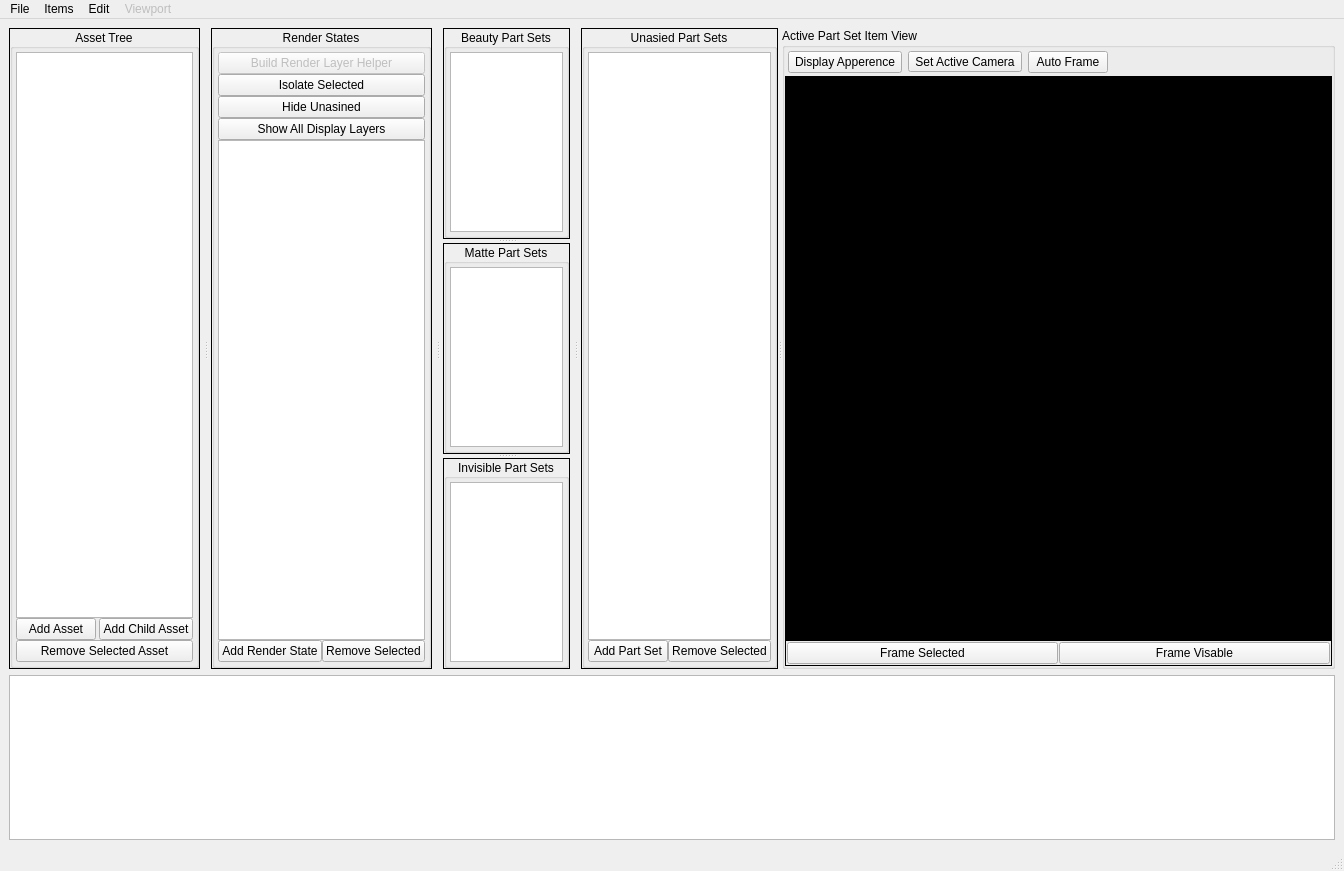
 <widget class="QMainWindow" name="Vray_Scene_State_Manager">
  <property name="geometry">
   <rect>
    <x>0</x>
    <y>0</y>
    <width>1344</width>
    <height>871</height>
   </rect>
  </property>
  <property name="windowTitle">
   <string>MainWindow</string>
  </property>
  <widget class="QWidget" name="centralwidget">
   <layout class="QVBoxLayout" name="verticalLayout_10">
    <item>
     <widget class="QSplitter" name="splitter_3">
      <property name="sizePolicy">
       <sizepolicy hsizetype="Expanding" vsizetype="Preferred">
        <horstretch>0</horstretch>
        <verstretch>0</verstretch>
       </sizepolicy>
      </property>
      <property name="orientation">
       <enum>Qt::Horizontal</enum>
      </property>
      <widget class="QSplitter" name="splitter_2">
       <property name="sizePolicy">
        <sizepolicy hsizetype="Preferred" vsizetype="Preferred">
         <horstretch>1</horstretch>
         <verstretch>0</verstretch>
        </sizepolicy>
       </property>
       <property name="orientation">
        <enum>Qt::Horizontal</enum>
       </property>
       <property name="handleWidth">
        <number>11</number>
       </property>
       <widget class="QFrame" name="Asset_Tree_frame">
        <property name="sizePolicy">
         <sizepolicy hsizetype="Preferred" vsizetype="Preferred">
          <horstretch>2</horstretch>
          <verstretch>0</verstretch>
         </sizepolicy>
        </property>
        <property name="frameShape">
         <enum>QFrame::Box</enum>
        </property>
        <property name="frameShadow">
         <enum>QFrame::Plain</enum>
        </property>
        <layout class="QVBoxLayout" name="verticalLayout_4">
         <property name="spacing">
          <number>0</number>
         </property>
         <property name="margin">
          <number>0</number>
         </property>
         <item>
          <widget class="QGroupBox" name="Asset_Tree_groupBox">
           <property name="title">
            <string>Asset Tree</string>
           </property>
           <property name="alignment">
            <set>Qt::AlignCenter</set>
           </property>
           <layout class="QVBoxLayout" name="verticalLayout_3">
            <property name="spacing">
             <number>0</number>
            </property>
            <property name="margin">
             <number>3</number>
            </property>
            <item>
             <widget class="Asset_Tree_View" name="asset_tree_view">
              <property name="dragDropMode">
               <enum>QAbstractItemView::DropOnly</enum>
              </property>
              <property name="defaultDropAction">
               <enum>Qt::IgnoreAction</enum>
              </property>
              <property name="sortingEnabled">
               <bool>true</bool>
              </property>
             </widget>
            </item>
            <item>
             <layout class="QHBoxLayout" name="horizontalLayout_2">
              <property name="spacing">
               <number>3</number>
              </property>
              <item>
               <widget class="QPushButton" name="add_asset_Button">
                <property name="text">
                 <string>Add Asset</string>
                </property>
               </widget>
              </item>
              <item>
               <widget class="QPushButton" name="add_child_asset_Button">
                <property name="text">
                 <string>Add Child Asset</string>
                </property>
               </widget>
              </item>
             </layout>
            </item>
            <item>
             <widget class="QPushButton" name="remove_asset_Button">
              <property name="text">
               <string>Remove Selected Asset</string>
              </property>
             </widget>
            </item>
           </layout>
          </widget>
         </item>
        </layout>
       </widget>
       <widget class="QFrame" name="Render_States_frame">
        <property name="sizePolicy">
         <sizepolicy hsizetype="Preferred" vsizetype="Preferred">
          <horstretch>1</horstretch>
          <verstretch>0</verstretch>
         </sizepolicy>
        </property>
        <property name="frameShape">
         <enum>QFrame::Box</enum>
        </property>
        <property name="frameShadow">
         <enum>QFrame::Plain</enum>
        </property>
        <layout class="QVBoxLayout" name="verticalLayout_9">
         <property name="margin">
          <number>0</number>
         </property>
         <item>
          <widget class="QGroupBox" name="Render_States_groupBox">
           <property name="title">
            <string>Render States</string>
           </property>
           <property name="alignment">
            <set>Qt::AlignCenter</set>
           </property>
           <layout class="QVBoxLayout" name="Render_Layers_groupBox_verticalLayout">
            <property name="spacing">
             <number>0</number>
            </property>
            <property name="margin">
             <number>3</number>
            </property>
            <item>
             <widget class="QPushButton" name="render_layer_helper_button">
              <property name="enabled">
               <bool>false</bool>
              </property>
              <property name="text">
               <string>Build Render Layer Helper</string>
              </property>
             </widget>
            </item>
            <item>
             <widget class="QPushButton" name="isolateSelect_Button">
              <property name="text">
               <string>Isolate Selected</string>
              </property>
              <property name="checkable">
               <bool>true</bool>
              </property>
             </widget>
            </item>
            <item>
             <widget class="QPushButton" name="Hide_Unasined_Layers_Button">
              <property name="text">
               <string>Hide Unasined</string>
              </property>
             </widget>
            </item>
            <item>
             <widget class="QPushButton" name="Show_All_Display_Layers_Button">
              <property name="text">
               <string>Show All Display Layers</string>
              </property>
             </widget>
            </item>
            <item>
             <widget class="Render_States_List_View" name="render_states_view">
              <property name="dragDropMode">
               <enum>QAbstractItemView::DragDrop</enum>
              </property>
             </widget>
            </item>
            <item>
             <layout class="QHBoxLayout" name="horizontalLayout">
              <property name="margin">
               <number>0</number>
              </property>
              <item>
               <widget class="QPushButton" name="add_render_state_Button">
                <property name="text">
                 <string>Add Render State</string>
                </property>
               </widget>
              </item>
              <item>
               <widget class="QPushButton" name="remove_render_state_Button">
                <property name="text">
                 <string>Remove Selected</string>
                </property>
               </widget>
              </item>
             </layout>
            </item>
           </layout>
          </widget>
         </item>
        </layout>
       </widget>
       <widget class="QSplitter" name="splitter">
        <property name="sizePolicy">
         <sizepolicy hsizetype="Preferred" vsizetype="Preferred">
          <horstretch>1</horstretch>
          <verstretch>0</verstretch>
         </sizepolicy>
        </property>
        <property name="orientation">
         <enum>Qt::Vertical</enum>
        </property>
        <widget class="QFrame" name="Beauty_Overide_frame">
         <property name="sizePolicy">
          <sizepolicy hsizetype="Preferred" vsizetype="Preferred">
           <horstretch>1</horstretch>
           <verstretch>0</verstretch>
          </sizepolicy>
         </property>
         <property name="frameShape">
          <enum>QFrame::Box</enum>
         </property>
         <property name="frameShadow">
          <enum>QFrame::Plain</enum>
         </property>
         <layout class="QVBoxLayout" name="verticalLayout_5">
          <property name="margin">
           <number>0</number>
          </property>
          <item>
           <widget class="QGroupBox" name="Beauty_Overide_groupBox">
            <property name="title">
             <string>Beauty Part Sets</string>
            </property>
            <property name="alignment">
             <set>Qt::AlignCenter</set>
            </property>
            <layout class="QVBoxLayout" name="Beauty_groupBox_verticalLayout">
             <property name="margin">
              <number>3</number>
             </property>
             <item>
              <widget class="Beauty_Overide_View" name="beauty_overide_view">
               <property name="editTriggers">
                <set>QAbstractItemView::NoEditTriggers</set>
               </property>
               <property name="dragEnabled">
                <bool>true</bool>
               </property>
               <property name="dragDropMode">
                <enum>QAbstractItemView::DragDrop</enum>
               </property>
               <property name="defaultDropAction">
                <enum>Qt::IgnoreAction</enum>
               </property>
               <property name="selectionMode">
                <enum>QAbstractItemView::ExtendedSelection</enum>
               </property>
               <property name="view_state_type" stdset="0">
                <number>1</number>
               </property>
              </widget>
             </item>
            </layout>
           </widget>
          </item>
         </layout>
        </widget>
        <widget class="QFrame" name="Matte_Overide_frame">
         <property name="frameShape">
          <enum>QFrame::Box</enum>
         </property>
         <property name="frameShadow">
          <enum>QFrame::Plain</enum>
         </property>
         <layout class="QVBoxLayout" name="verticalLayout_6">
          <property name="margin">
           <number>0</number>
          </property>
          <item>
           <widget class="QGroupBox" name="Matte_Overide_groupBox">
            <property name="title">
             <string>Matte Part Sets</string>
            </property>
            <property name="alignment">
             <set>Qt::AlignCenter</set>
            </property>
            <layout class="QVBoxLayout" name="Matte_groupBox_verticalLayout">
             <property name="margin">
              <number>3</number>
             </property>
             <item>
              <widget class="Matte_Overide_View" name="matte_overide_view">
               <property name="editTriggers">
                <set>QAbstractItemView::NoEditTriggers</set>
               </property>
               <property name="dragEnabled">
                <bool>true</bool>
               </property>
               <property name="dragDropMode">
                <enum>QAbstractItemView::DragDrop</enum>
               </property>
               <property name="defaultDropAction">
                <enum>Qt::IgnoreAction</enum>
               </property>
               <property name="selectionMode">
                <enum>QAbstractItemView::ExtendedSelection</enum>
               </property>
               <property name="view_state_type" stdset="0">
                <number>2</number>
               </property>
              </widget>
             </item>
            </layout>
           </widget>
          </item>
         </layout>
        </widget>
        <widget class="QFrame" name="Invisible_Overide_frame">
         <property name="frameShape">
          <enum>QFrame::Box</enum>
         </property>
         <property name="frameShadow">
          <enum>QFrame::Plain</enum>
         </property>
         <layout class="QVBoxLayout" name="verticalLayout_7">
          <property name="margin">
           <number>0</number>
          </property>
          <item>
           <widget class="QGroupBox" name="Invisible_Overide_groupBox">
            <property name="title">
             <string>Invisible Part Sets</string>
            </property>
            <property name="alignment">
             <set>Qt::AlignCenter</set>
            </property>
            <layout class="QVBoxLayout" name="Invisible_groupBox_verticalLayout">
             <property name="margin">
              <number>3</number>
             </property>
             <item>
              <widget class="Invisible_Overide_View" name="invisible_overide_view">
               <property name="editTriggers">
                <set>QAbstractItemView::NoEditTriggers</set>
               </property>
               <property name="dragEnabled">
                <bool>true</bool>
               </property>
               <property name="dragDropMode">
                <enum>QAbstractItemView::DragDrop</enum>
               </property>
               <property name="defaultDropAction">
                <enum>Qt::IgnoreAction</enum>
               </property>
               <property name="selectionMode">
                <enum>QAbstractItemView::ExtendedSelection</enum>
               </property>
               <property name="view_state_type" stdset="0">
                <number>3</number>
               </property>
              </widget>
             </item>
            </layout>
           </widget>
          </item>
         </layout>
        </widget>
       </widget>
       <widget class="QFrame" name="Part_Sets_frame">
        <property name="sizePolicy">
         <sizepolicy hsizetype="Preferred" vsizetype="Preferred">
          <horstretch>1</horstretch>
          <verstretch>0</verstretch>
         </sizepolicy>
        </property>
        <property name="frameShape">
         <enum>QFrame::Box</enum>
        </property>
        <property name="frameShadow">
         <enum>QFrame::Plain</enum>
        </property>
        <layout class="QVBoxLayout" name="verticalLayout_8">
         <property name="margin">
          <number>0</number>
         </property>
         <item>
          <widget class="QGroupBox" name="Part_Sets_groupBox">
           <property name="sizePolicy">
            <sizepolicy hsizetype="Preferred" vsizetype="Preferred">
             <horstretch>0</horstretch>
             <verstretch>0</verstretch>
            </sizepolicy>
           </property>
           <property name="title">
            <string>Unasied Part Sets</string>
           </property>
           <property name="alignment">
            <set>Qt::AlignCenter</set>
           </property>
           <layout class="QVBoxLayout" name="Part_Sets_groupBox_verticalLayout">
            <property name="spacing">
             <number>0</number>
            </property>
            <property name="margin">
             <number>3</number>
            </property>
            <item>
             <widget class="Part_Sets_List_View" name="part_sets_view">
              <property name="editTriggers">
               <set>QAbstractItemView::DoubleClicked</set>
              </property>
              <property name="dragEnabled">
               <bool>true</bool>
              </property>
              <property name="dragDropMode">
               <enum>QAbstractItemView::DragDrop</enum>
              </property>
              <property name="defaultDropAction">
               <enum>Qt::IgnoreAction</enum>
              </property>
              <property name="selectionMode">
               <enum>QAbstractItemView::ExtendedSelection</enum>
              </property>
              <property name="view_state_type" stdset="0">
               <number>0</number>
              </property>
             </widget>
            </item>
            <item>
             <layout class="QHBoxLayout" name="horizontalLayout_3">
              <property name="margin">
               <number>0</number>
              </property>
              <item>
               <widget class="QPushButton" name="add_part_set_Button">
                <property name="text">
                 <string>Add Part Set</string>
                </property>
               </widget>
              </item>
              <item>
               <widget class="QPushButton" name="remove_part_sets_Button">
                <property name="text">
                 <string>Remove Selected</string>
                </property>
               </widget>
              </item>
             </layout>
            </item>
           </layout>
          </widget>
         </item>
        </layout>
       </widget>
      </widget>
      <widget class="QGroupBox" name="verticalGroupBox">
       <property name="sizePolicy">
        <sizepolicy hsizetype="Preferred" vsizetype="Preferred">
         <horstretch>5</horstretch>
         <verstretch>0</verstretch>
        </sizepolicy>
       </property>
       <property name="title">
        <string>Active Part Set Item View</string>
       </property>
       <layout class="QVBoxLayout" name="verticalLayout_2">
        <property name="spacing">
         <number>0</number>
        </property>
        <property name="margin">
         <number>0</number>
        </property>
        <item>
         <layout class="QVBoxLayout" name="verticalLayout">
          <property name="spacing">
           <number>0</number>
          </property>
          <item>
           <widget class="QWidget" name="horizontalWidget" native="true">
            <property name="sizePolicy">
             <sizepolicy hsizetype="Preferred" vsizetype="Maximum">
              <horstretch>0</horstretch>
              <verstretch>0</verstretch>
             </sizepolicy>
            </property>
            <layout class="QHBoxLayout" name="horizontalLayout_4">
             <property name="spacing">
              <number>6</number>
             </property>
             <property name="margin">
              <number>3</number>
             </property>
             <item>
              <widget class="ToolButton" name="toolButton">
               <property name="sizePolicy">
                <sizepolicy hsizetype="Fixed" vsizetype="Expanding">
                 <horstretch>0</horstretch>
                 <verstretch>0</verstretch>
                </sizepolicy>
               </property>
               <property name="text">
                <string>Display Apperence</string>
               </property>
               <property name="popupMode">
                <enum>QToolButton::InstantPopup</enum>
               </property>
              </widget>
             </item>
             <item>
              <widget class="Camera_List_ToolButton" name="toolButton_2">
               <property name="text">
                <string>Set Active Camera</string>
               </property>
               <property name="popupMode">
                <enum>QToolButton::InstantPopup</enum>
               </property>
               <property name="toolButtonStyle">
                <enum>Qt::ToolButtonTextOnly</enum>
               </property>
               <property name="arrowType">
                <enum>Qt::DownArrow</enum>
               </property>
              </widget>
             </item>
             <item>
              <widget class="QPushButton" name="Auto_Frame_Toggle_Button">
               <property name="text">
                <string>Auto Frame</string>
               </property>
               <property name="checkable">
                <bool>true</bool>
               </property>
              </widget>
             </item>
             <item>
              <spacer name="horizontalSpacer">
               <property name="orientation">
                <enum>Qt::Horizontal</enum>
               </property>
               <property name="sizeHint" stdset="0">
                <size>
                 <width>40</width>
                 <height>20</height>
                </size>
               </property>
              </spacer>
             </item>
            </layout>
           </widget>
          </item>
          <item>
           <widget class="Maya_Modle_Editor" name="Model_Editor" native="true">
            <property name="sizePolicy">
             <sizepolicy hsizetype="Preferred" vsizetype="Preferred">
              <horstretch>0</horstretch>
              <verstretch>1</verstretch>
             </sizepolicy>
            </property>
            <property name="minimumSize">
             <size>
              <width>492</width>
              <height>556</height>
             </size>
            </property>
            <property name="styleSheet">
             <string notr="true">background-color: rgb(0, 0, 0);</string>
            </property>
            <property name="Auto_Frame_Value" stdset="0">
             <bool>false</bool>
            </property>
            <layout class="QVBoxLayout" name="verticalLayout_12"/>
           </widget>
          </item>
         </layout>
        </item>
        <item>
         <widget class="QFrame" name="frame_2">
          <property name="sizePolicy">
           <sizepolicy hsizetype="Expanding" vsizetype="Maximum">
            <horstretch>0</horstretch>
            <verstretch>0</verstretch>
           </sizepolicy>
          </property>
          <property name="frameShape">
           <enum>QFrame::Box</enum>
          </property>
          <property name="frameShadow">
           <enum>QFrame::Plain</enum>
          </property>
          <layout class="QHBoxLayout" name="horizontalLayout_8">
           <property name="spacing">
            <number>1</number>
           </property>
           <property name="margin">
            <number>1</number>
           </property>
           <item>
            <widget class="QPushButton" name="Frame_Selected_Button">
             <property name="text">
              <string>Frame Selected</string>
             </property>
            </widget>
           </item>
           <item>
            <widget class="QPushButton" name="Frame_Visable_Button">
             <property name="text">
              <string>Frame Visable</string>
             </property>
            </widget>
           </item>
          </layout>
         </widget>
        </item>
       </layout>
      </widget>
     </widget>
    </item>
    <item>
     <widget class="Entity_Tree_View" name="entity_tree_view">
      <property name="sizePolicy">
       <sizepolicy hsizetype="Preferred" vsizetype="Preferred">
        <horstretch>0</horstretch>
        <verstretch>0</verstretch>
       </sizepolicy>
      </property>
     </widget>
    </item>
   </layout>
  </widget>
  <widget class="QMenuBar" name="menubar">
   <property name="geometry">
    <rect>
     <x>0</x>
     <y>0</y>
     <width>1344</width>
     <height>26</height>
    </rect>
   </property>
   <widget class="QMenu" name="menuItems">
    <property name="title">
     <string>Items</string>
    </property>
    <addaction name="actionAdd_Asset"/>
    <addaction name="action_Add_Child_Asset"/>
    <addaction name="actionRemove_Selected_Asset"/>
    <addaction name="actionAdd_Part_Set"/>
    <addaction name="actionDelete_Parts"/>
    <addaction name="actionAdd_Render_State"/>
    <addaction name="actionRemove_Selected_States"/>
    <addaction name="actionDisplay_Layers_To_Part_Sets"/>
    <addaction name="action_Sync_Display_Layers"/>
   </widget>
   <widget class="QMenu" name="menuEdit">
    <property name="title">
     <string>Edit</string>
    </property>
    <addaction name="actionUndo"/>
    <addaction name="actionRedo"/>
    <addaction name="separator"/>
   </widget>
   <widget class="QMenu" name="menuFile">
    <property name="title">
     <string>File</string>
    </property>
    <addaction name="actionSave"/>
    <addaction name="actionLoad"/>
   </widget>
   <widget class="QMenu" name="menuViewport_Settings">
    <property name="enabled">
     <bool>false</bool>
    </property>
    <property name="title">
     <string>Viewport</string>
    </property>
    <addaction name="action_Frame_Selected"/>
    <addaction name="action_Frame_Visable"/>
    <addaction name="action_auto_frame_toggle"/>
   </widget>
   <addaction name="menuFile"/>
   <addaction name="menuItems"/>
   <addaction name="menuEdit"/>
   <addaction name="menuViewport_Settings"/>
  </widget>
  <widget class="QStatusBar" name="statusbar"/>
  <action name="actionAdd_Render_State">
   <property name="text">
    <string>Add Render State</string>
   </property>
  </action>
  <action name="actionAdd_Part_Set">
   <property name="text">
    <string>Add Part Set</string>
   </property>
  </action>
  <action name="actionUndo">
   <property name="enabled">
    <bool>false</bool>
   </property>
   <property name="text">
    <string>Undo</string>
   </property>
  </action>
  <action name="actionRedo">
   <property name="enabled">
    <bool>false</bool>
   </property>
   <property name="text">
    <string>Redo</string>
   </property>
  </action>
  <action name="actionOpen_File">
   <property name="enabled">
    <bool>false</bool>
   </property>
   <property name="text">
    <string>Open</string>
   </property>
   <property name="shortcut">
    <string>Ctrl+O</string>
   </property>
  </action>
  <action name="actionSave">
   <property name="enabled">
    <bool>true</bool>
   </property>
   <property name="text">
    <string>Save</string>
   </property>
   <property name="shortcut">
    <string>Ctrl+Shift+S</string>
   </property>
  </action>
  <action name="actionDelete_Parts">
   <property name="text">
    <string>Delete Selected Part Sets</string>
   </property>
  </action>
  <action name="actionRemove_Selected_States">
   <property name="text">
    <string>Remove Selected States</string>
   </property>
  </action>
  <action name="actionAdd_Asset">
   <property name="text">
    <string>Add Asset</string>
   </property>
  </action>
  <action name="action_Add_Child_Asset">
   <property name="text">
    <string>Add Child Asset</string>
   </property>
  </action>
  <action name="actionRemove_Selected_Asset">
   <property name="text">
    <string>Remove Selected Asset</string>
   </property>
  </action>
  <action name="actionDisplay_Layers_To_Part_Sets">
   <property name="text">
    <string>Display Layers To Part Sets</string>
   </property>
  </action>
  <action name="action_auto_frame_toggle">
   <property name="checkable">
    <bool>true</bool>
   </property>
   <property name="text">
    <string>Auto Frame</string>
   </property>
  </action>
  <action name="action_Frame_Selected">
   <property name="text">
    <string>Frame Selected</string>
   </property>
  </action>
  <action name="action_Frame_Visable">
   <property name="text">
    <string>Frame Visable</string>
   </property>
  </action>
  <action name="actionLoad">
   <property name="text">
    <string>Load</string>
   </property>
  </action>
  <action name="action_Sync_Display_Layers">
   <property name="text">
    <string>Sync Display Layers</string>
   </property>
  </action>
 </widget>
